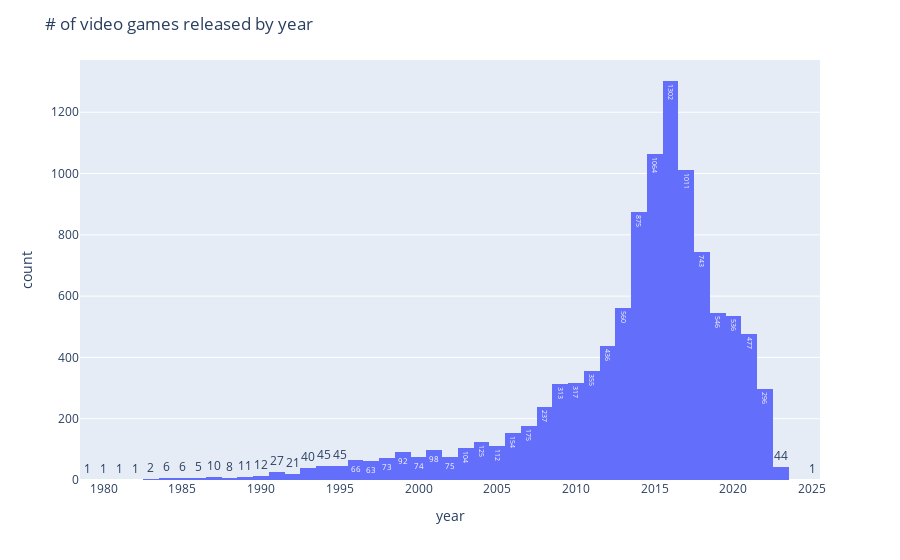

Notebook code cell kept with this figure:
### Markdown cell above
**This dataset is completely right skewed**

### Code cell
fig = px.histogram(df, x='year', text_auto=True)

fig.update_layout(xaxis={'categoryorder':'category descending'}, title='# of video games released by year')

iplot(fig)

### Figure 1 — Plotly figure (JSON) as saved in the notebook; plotly's stock layout.template omitted (floating-point values rounded to 4 significant figures; data arrays with more than 128 entries replaced by an {"elided": "..."} marker saying what was removed)
{"data": [{"alignmentgroup": "True", "bingroup": "x", "hovertemplate": "year=%{x}<br>count=%{y}<extra></extra>", "legendgroup": "", "marker": {"color": "#636efa", "pattern": {"shape": ""}}, "name": "", "offsetgroup": "", "orientation": "v", "showlegend": false, "texttemplate": "%{value}", "type": "histogram", "x": {"elided": "10566 int values"}, "xaxis": "x", "yaxis": "y"}], "layout": {"barmode": "relative", "legend": {"tracegroupgap": 0}, "margin": {"t": 60}, "title": {"text": "# of video games released by year"}, "xaxis": {"anchor": "y", "categoryorder": "category descending", "domain": [0.0, 1.0], "title": {"text": "year"}}, "yaxis": {"anchor": "x", "domain": [0.0, 1.0], "title": {"text": "count"}}}}
